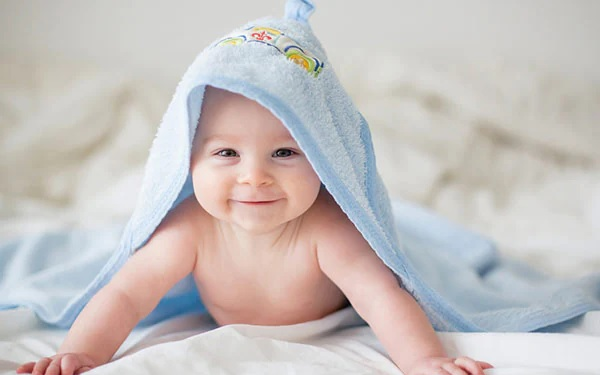
#> input picture assets/sample.jpg, 600 x 375 px
$ jupyter execute geometricprocessing.ipynb
#> lines starting #> are read from the running program, lines starting #| are printed output that depends on the picture
[cell 1]
from PIL import Image
import numpy as np
import matplotlib.pyplot as plt

image = Image.open('assets/sample.jpg')
#> image is the input picture: PIL image 600x375 RGB; mean R, G, B 198.8, 193.1, 191.3
image_array = np.array(image)
new_size = (image_array.shape[1] // 2, image_array.shape[0] // 2)
#> new_size = (300, 187)
resized_image = image.resize(new_size)
resized_image.save('assets/resized_sample.jpg')

f,axarr = plt.subplots(1,2,figsize=(15,15))
axarr[0].imshow(image)
axarr[1].imshow(resized_image)
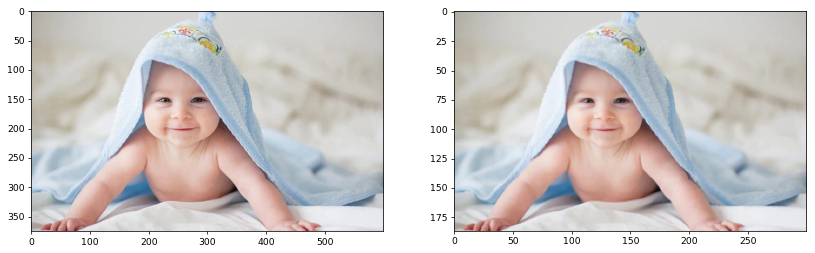
#> figure drawn by matplotlib, 2 panels

[cell 2]
angle = 45
rotated_image = image.rotate(angle, expand=True)
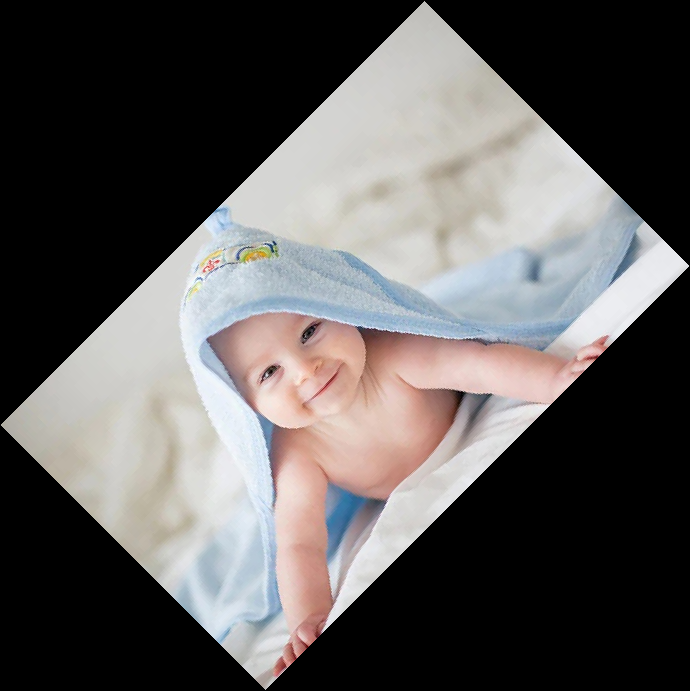
#> rotated_image: PIL image 690x691 RGB; mean R, G, B 93.7, 91, 90.2
rotated_image.save('assets/rotated_sample.jpg')

f,axarr = plt.subplots(1,2,figsize=(15,15))
axarr[0].imshow(image)
axarr[1].imshow(rotated_image)
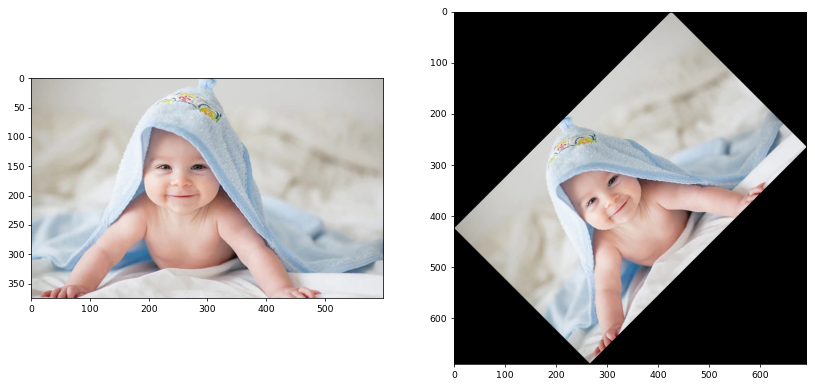
#> figure drawn by matplotlib, 2 panels

[cell 3]
x_offset = 100
y_offset = 50

# Apply the translation
translated_image = image.transform(
    image.size,
    Image.AFFINE,
    (1, 0, x_offset, 0, 1, y_offset)
)
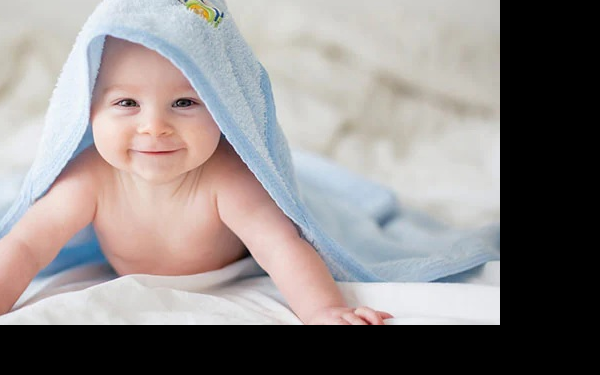
#> translated_image: PIL image 600x375 RGB; mean R, G, B 142.9, 137.4, 136.5

translated_image.save('assets/translated_sample.jpg')

f,axarr = plt.subplots(1,2,figsize=(15,15))
axarr[0].imshow(image)
axarr[1].imshow(translated_image)
